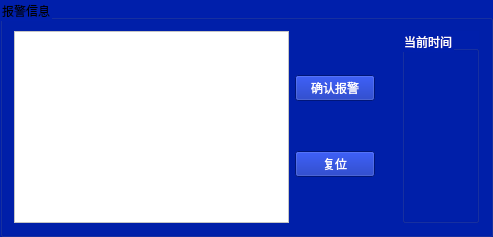
     <widget class="QGroupBox" name="groupBox_11">
      <property name="styleSheet">
       <string notr="true">background-color: rgb(0, 31, 171);</string>
      </property>
      <property name="title">
       <string>报警信息</string>
      </property>
      <layout class="QHBoxLayout" name="horizontalLayout_12" stretch="13,2,1,3">
       <item>
        <widget class="QPlainTextEdit" name="plainTextEdit">
         <property name="styleSheet">
          <string notr="true">background-color: rgb(255, 255, 255);</string>
         </property>
        </widget>
       </item>
       <item>
        <layout class="QVBoxLayout" name="verticalLayout_11">
         <item>
          <widget class="QPushButton" name="confirmWarning_button">
           <property name="styleSheet">
            <string notr="true">color: rgb(255, 255, 255);</string>
           </property>
           <property name="text">
            <string>确认报警</string>
           </property>
          </widget>
         </item>
         <item>
          <widget class="QPushButton" name="reset_button">
           <property name="styleSheet">
            <string notr="true">color: rgb(255, 255, 255);</string>
           </property>
           <property name="text">
            <string>复位</string>
           </property>
          </widget>
         </item>
        </layout>
       </item>
       <item>
        <spacer name="horizontalSpacer_2">
         <property name="orientation">
          <enum>Qt::Horizontal</enum>
         </property>
         <property name="sizeHint" stdset="0">
          <size>
           <width>40</width>
           <height>20</height>
          </size>
         </property>
        </spacer>
       </item>
       <item>
        <widget class="QGroupBox" name="groupBox_10">
         <property name="styleSheet">
          <string notr="true">color: rgb(255, 255, 255);</string>
         </property>
         <property name="title">
          <string>当前时间</string>
         </property>
        </widget>
       </item>
      </layout>
     </widget>
